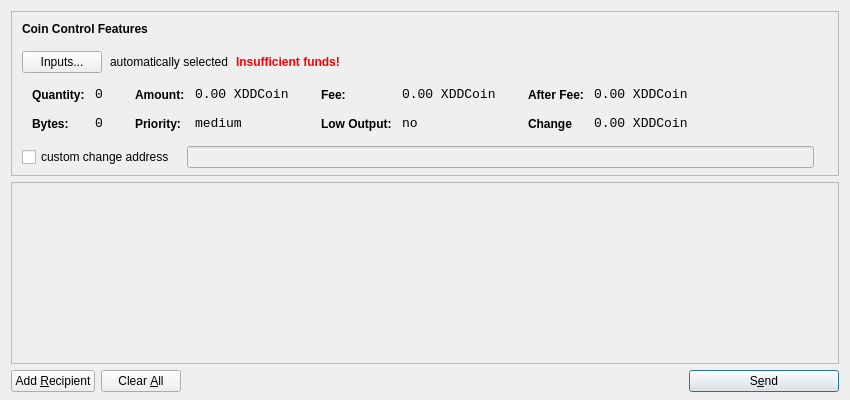
<?xml version="1.0" encoding="UTF-8"?>
<ui version="4.0">
 <class>SendCoinsDialog</class>
 <widget class="QDialog" name="SendCoinsDialog">
  <property name="geometry">
   <rect>
    <x>0</x>
    <y>0</y>
    <width>850</width>
    <height>400</height>
   </rect>
  </property>
  <property name="windowTitle">
   <string>Send Coins</string>
  </property>
  <layout class="QVBoxLayout" name="verticalLayout" stretch="0,1,0">
   <property name="bottomMargin">
    <number>8</number>
   </property>
   <item>
    <widget class="QFrame" name="frameCoinControl">
     <property name="sizePolicy">
      <sizepolicy hsizetype="Expanding" vsizetype="Expanding">
       <horstretch>0</horstretch>
       <verstretch>0</verstretch>
      </sizepolicy>
     </property>
     <property name="maximumSize">
      <size>
       <width>16777215</width>
       <height>16777215</height>
      </size>
     </property>
     <property name="frameShape">
      <enum>QFrame::StyledPanel</enum>
     </property>
     <property name="frameShadow">
      <enum>QFrame::Sunken</enum>
     </property>
     <layout class="QVBoxLayout" name="verticalLayoutCoinControl2">
      <property name="spacing">
       <number>6</number>
      </property>
      <property name="leftMargin">
       <number>0</number>
      </property>
      <property name="topMargin">
       <number>0</number>
      </property>
      <property name="rightMargin">
       <number>0</number>
      </property>
      <property name="bottomMargin">
       <number>6</number>
      </property>
      <item>
       <layout class="QVBoxLayout" name="verticalLayoutCoinControl" stretch="0,0,0,0,1">
        <property name="spacing">
         <number>0</number>
        </property>
        <property name="leftMargin">
         <number>10</number>
        </property>
        <property name="topMargin">
         <number>10</number>
        </property>
        <item>
         <layout class="QHBoxLayout" name="horizontalLayoutCoinControl1">
          <property name="bottomMargin">
           <number>15</number>
          </property>
          <item>
           <widget class="QLabel" name="labelCoinControlFeatures">
            <property name="sizePolicy">
             <sizepolicy hsizetype="Preferred" vsizetype="Maximum">
              <horstretch>0</horstretch>
              <verstretch>0</verstretch>
             </sizepolicy>
            </property>
            <property name="font">
             <font>
              <weight>75</weight>
              <bold>true</bold>
             </font>
            </property>
            <property name="styleSheet">
             <string notr="true">font-weight:bold;</string>
            </property>
            <property name="text">
             <string>Coin Control Features</string>
            </property>
           </widget>
          </item>
         </layout>
        </item>
        <item>
         <layout class="QHBoxLayout" name="horizontalLayoutCoinControl2" stretch="0,0,0,0">
          <property name="spacing">
           <number>8</number>
          </property>
          <property name="bottomMargin">
           <number>10</number>
          </property>
          <item>
           <widget class="QPushButton" name="pushButtonCoinControl">
            <property name="styleSheet">
             <string notr="true"/>
            </property>
            <property name="text">
             <string>Inputs...</string>
            </property>
           </widget>
          </item>
          <item>
           <widget class="QLabel" name="labelCoinControlAutomaticallySelected">
            <property name="text">
             <string>automatically selected</string>
            </property>
            <property name="margin">
             <number>5</number>
            </property>
           </widget>
          </item>
          <item>
           <widget class="QLabel" name="labelCoinControlInsuffFunds">
            <property name="font">
             <font>
              <weight>75</weight>
              <bold>true</bold>
             </font>
            </property>
            <property name="styleSheet">
             <string notr="true">color:red;font-weight:bold;</string>
            </property>
            <property name="text">
             <string>Insufficient funds!</string>
            </property>
            <property name="margin">
             <number>5</number>
            </property>
           </widget>
          </item>
          <item>
           <spacer name="horizontalSpacerCoinControl">
            <property name="orientation">
             <enum>Qt::Horizontal</enum>
            </property>
            <property name="sizeHint" stdset="0">
             <size>
              <width>40</width>
              <height>1</height>
             </size>
            </property>
           </spacer>
          </item>
         </layout>
        </item>
        <item>
         <widget class="QWidget" name="widgetCoinControl" native="true">
          <property name="sizePolicy">
           <sizepolicy hsizetype="Preferred" vsizetype="Preferred">
            <horstretch>0</horstretch>
            <verstretch>0</verstretch>
           </sizepolicy>
          </property>
          <property name="minimumSize">
           <size>
            <width>0</width>
            <height>0</height>
           </size>
          </property>
          <property name="styleSheet">
           <string notr="true"/>
          </property>
          <layout class="QHBoxLayout" name="horizontalLayoutCoinControl5">
           <property name="margin">
            <number>0</number>
           </property>
           <item>
            <layout class="QHBoxLayout" name="horizontalLayoutCoinControl3" stretch="0,0,0,1">
             <property name="spacing">
              <number>20</number>
             </property>
             <property name="topMargin">
              <number>0</number>
             </property>
             <property name="bottomMargin">
              <number>10</number>
             </property>
             <item>
              <layout class="QFormLayout" name="formLayoutCoinControl1">
               <property name="horizontalSpacing">
                <number>10</number>
               </property>
               <property name="verticalSpacing">
                <number>14</number>
               </property>
               <property name="leftMargin">
                <number>10</number>
               </property>
               <property name="topMargin">
                <number>4</number>
               </property>
               <property name="rightMargin">
                <number>6</number>
               </property>
               <item row="0" column="0">
                <widget class="QLabel" name="labelCoinControlQuantityText">
                 <property name="styleSheet">
                  <string notr="true">font-weight:bold;</string>
                 </property>
                 <property name="text">
                  <string>Quantity:</string>
                 </property>
                 <property name="margin">
                  <number>0</number>
                 </property>
                </widget>
               </item>
               <item row="0" column="1">
                <widget class="QLabel" name="labelCoinControlQuantity">
                 <property name="font">
                  <font>
                   <family>Monospace</family>
                   <pointsize>10</pointsize>
                  </font>
                 </property>
                 <property name="cursor">
                  <cursorShape>IBeamCursor</cursorShape>
                 </property>
                 <property name="contextMenuPolicy">
                  <enum>Qt::ActionsContextMenu</enum>
                 </property>
                 <property name="text">
                  <string>0</string>
                 </property>
                 <property name="margin">
                  <number>0</number>
                 </property>
                 <property name="textInteractionFlags">
                  <set>Qt::LinksAccessibleByMouse|Qt::TextSelectableByKeyboard|Qt::TextSelectableByMouse</set>
                 </property>
                </widget>
               </item>
               <item row="1" column="0">
                <widget class="QLabel" name="labelCoinControlBytesText">
                 <property name="styleSheet">
                  <string notr="true">font-weight:bold;</string>
                 </property>
                 <property name="text">
                  <string>Bytes:</string>
                 </property>
                </widget>
               </item>
               <item row="1" column="1">
                <widget class="QLabel" name="labelCoinControlBytes">
                 <property name="font">
                  <font>
                   <family>Monospace</family>
                   <pointsize>10</pointsize>
                  </font>
                 </property>
                 <property name="cursor">
                  <cursorShape>IBeamCursor</cursorShape>
                 </property>
                 <property name="contextMenuPolicy">
                  <enum>Qt::ActionsContextMenu</enum>
                 </property>
                 <property name="text">
                  <string>0</string>
                 </property>
                 <property name="textInteractionFlags">
                  <set>Qt::LinksAccessibleByMouse|Qt::TextSelectableByKeyboard|Qt::TextSelectableByMouse</set>
                 </property>
                </widget>
               </item>
              </layout>
             </item>
             <item>
              <layout class="QFormLayout" name="formLayoutCoinControl2">
               <property name="horizontalSpacing">
                <number>10</number>
               </property>
               <property name="verticalSpacing">
                <number>14</number>
               </property>
               <property name="leftMargin">
                <number>6</number>
               </property>
               <property name="topMargin">
                <number>4</number>
               </property>
               <property name="rightMargin">
                <number>6</number>
               </property>
               <item row="0" column="0">
                <widget class="QLabel" name="labelCoinControlAmountText">
                 <property name="styleSheet">
                  <string notr="true">font-weight:bold;</string>
                 </property>
                 <property name="text">
                  <string>Amount:</string>
                 </property>
                 <property name="margin">
                  <number>0</number>
                 </property>
                </widget>
               </item>
               <item row="0" column="1">
                <widget class="QLabel" name="labelCoinControlAmount">
                 <property name="font">
                  <font>
                   <family>Monospace</family>
                   <pointsize>10</pointsize>
                  </font>
                 </property>
                 <property name="cursor">
                  <cursorShape>IBeamCursor</cursorShape>
                 </property>
                 <property name="contextMenuPolicy">
                  <enum>Qt::ActionsContextMenu</enum>
                 </property>
                 <property name="text">
                  <string>0.00 XDDCoin</string>
                 </property>
                 <property name="textInteractionFlags">
                  <set>Qt::LinksAccessibleByMouse|Qt::TextSelectableByKeyboard|Qt::TextSelectableByMouse</set>
                 </property>
                </widget>
               </item>
               <item row="1" column="0">
                <widget class="QLabel" name="labelCoinControlPriorityText">
                 <property name="styleSheet">
                  <string notr="true">font-weight:bold;</string>
                 </property>
                 <property name="text">
                  <string>Priority:</string>
                 </property>
                </widget>
               </item>
               <item row="1" column="1">
                <widget class="QLabel" name="labelCoinControlPriority">
                 <property name="font">
                  <font>
                   <family>Monospace</family>
                   <pointsize>10</pointsize>
                  </font>
                 </property>
                 <property name="cursor">
                  <cursorShape>IBeamCursor</cursorShape>
                 </property>
                 <property name="contextMenuPolicy">
                  <enum>Qt::ActionsContextMenu</enum>
                 </property>
                 <property name="text">
                  <string>medium</string>
                 </property>
                 <property name="textInteractionFlags">
                  <set>Qt::LinksAccessibleByMouse|Qt::TextSelectableByKeyboard|Qt::TextSelectableByMouse</set>
                 </property>
                </widget>
               </item>
              </layout>
             </item>
             <item>
              <layout class="QFormLayout" name="formLayoutCoinControl3">
               <property name="horizontalSpacing">
                <number>10</number>
               </property>
               <property name="verticalSpacing">
                <number>14</number>
               </property>
               <property name="leftMargin">
                <number>6</number>
               </property>
               <property name="topMargin">
                <number>4</number>
               </property>
               <property name="rightMargin">
                <number>6</number>
               </property>
               <item row="0" column="0">
                <widget class="QLabel" name="labelCoinControlFeeText">
                 <property name="styleSheet">
                  <string notr="true">font-weight:bold;</string>
                 </property>
                 <property name="text">
                  <string>Fee:</string>
                 </property>
                 <property name="margin">
                  <number>0</number>
                 </property>
                </widget>
               </item>
               <item row="0" column="1">
                <widget class="QLabel" name="labelCoinControlFee">
                 <property name="font">
                  <font>
                   <family>Monospace</family>
                   <pointsize>10</pointsize>
                  </font>
                 </property>
                 <property name="cursor">
                  <cursorShape>IBeamCursor</cursorShape>
                 </property>
                 <property name="contextMenuPolicy">
                  <enum>Qt::ActionsContextMenu</enum>
                 </property>
                 <property name="text">
                  <string>0.00 XDDCoin</string>
                 </property>
                 <property name="textInteractionFlags">
                  <set>Qt::LinksAccessibleByMouse|Qt::TextSelectableByKeyboard|Qt::TextSelectableByMouse</set>
                 </property>
                </widget>
               </item>
               <item row="1" column="0">
                <widget class="QLabel" name="labelCoinControlLowOutputText">
                 <property name="styleSheet">
                  <string notr="true">font-weight:bold;</string>
                 </property>
                 <property name="text">
                  <string>Low Output:</string>
                 </property>
                </widget>
               </item>
               <item row="1" column="1">
                <widget class="QLabel" name="labelCoinControlLowOutput">
                 <property name="font">
                  <font>
                   <family>Monospace</family>
                   <pointsize>10</pointsize>
                  </font>
                 </property>
                 <property name="cursor">
                  <cursorShape>IBeamCursor</cursorShape>
                 </property>
                 <property name="contextMenuPolicy">
                  <enum>Qt::ActionsContextMenu</enum>
                 </property>
                 <property name="text">
                  <string>no</string>
                 </property>
                 <property name="textInteractionFlags">
                  <set>Qt::LinksAccessibleByMouse|Qt::TextSelectableByKeyboard|Qt::TextSelectableByMouse</set>
                 </property>
                </widget>
               </item>
              </layout>
             </item>
             <item>
              <layout class="QFormLayout" name="formLayoutCoinControl4">
               <property name="horizontalSpacing">
                <number>10</number>
               </property>
               <property name="verticalSpacing">
                <number>14</number>
               </property>
               <property name="leftMargin">
                <number>6</number>
               </property>
               <property name="topMargin">
                <number>4</number>
               </property>
               <property name="rightMargin">
                <number>6</number>
               </property>
               <item row="0" column="0">
                <widget class="QLabel" name="labelCoinControlAfterFeeText">
                 <property name="styleSheet">
                  <string notr="true">font-weight:bold;</string>
                 </property>
                 <property name="text">
                  <string>After Fee:</string>
                 </property>
                 <property name="margin">
                  <number>0</number>
                 </property>
                </widget>
               </item>
               <item row="0" column="1">
                <widget class="QLabel" name="labelCoinControlAfterFee">
                 <property name="font">
                  <font>
                   <family>Monospace</family>
                   <pointsize>10</pointsize>
                  </font>
                 </property>
                 <property name="cursor">
                  <cursorShape>IBeamCursor</cursorShape>
                 </property>
                 <property name="contextMenuPolicy">
                  <enum>Qt::ActionsContextMenu</enum>
                 </property>
                 <property name="text">
                  <string>0.00 XDDCoin</string>
                 </property>
                 <property name="textInteractionFlags">
                  <set>Qt::LinksAccessibleByMouse|Qt::TextSelectableByKeyboard|Qt::TextSelectableByMouse</set>
                 </property>
                </widget>
               </item>
               <item row="1" column="0">
                <widget class="QLabel" name="labelCoinControlChangeText">
                 <property name="styleSheet">
                  <string notr="true">font-weight:bold;</string>
                 </property>
                 <property name="text">
                  <string>Change</string>
                 </property>
                </widget>
               </item>
               <item row="1" column="1">
                <widget class="QLabel" name="labelCoinControlChange">
                 <property name="font">
                  <font>
                   <family>Monospace</family>
                   <pointsize>10</pointsize>
                  </font>
                 </property>
                 <property name="cursor">
                  <cursorShape>IBeamCursor</cursorShape>
                 </property>
                 <property name="contextMenuPolicy">
                  <enum>Qt::ActionsContextMenu</enum>
                 </property>
                 <property name="text">
                  <string>0.00 XDDCoin</string>
                 </property>
                 <property name="textInteractionFlags">
                  <set>Qt::LinksAccessibleByMouse|Qt::TextSelectableByKeyboard|Qt::TextSelectableByMouse</set>
                 </property>
                </widget>
               </item>
              </layout>
             </item>
            </layout>
           </item>
          </layout>
         </widget>
        </item>
        <item>
         <layout class="QHBoxLayout" name="horizontalLayoutCoinControl4" stretch="0,0,0">
          <property name="spacing">
           <number>12</number>
          </property>
          <property name="sizeConstraint">
           <enum>QLayout::SetDefaultConstraint</enum>
          </property>
          <property name="topMargin">
           <number>5</number>
          </property>
          <property name="rightMargin">
           <number>5</number>
          </property>
          <item>
           <widget class="QCheckBox" name="checkBoxCoinControlChange">
            <property name="text">
             <string>custom change address</string>
            </property>
           </widget>
          </item>
          <item>
           <widget class="QLineEdit" name="lineEditCoinControlChange">
            <property name="enabled">
             <bool>false</bool>
            </property>
            <property name="sizePolicy">
             <sizepolicy hsizetype="Expanding" vsizetype="Fixed">
              <horstretch>0</horstretch>
              <verstretch>0</verstretch>
             </sizepolicy>
            </property>
           </widget>
          </item>
          <item>
           <widget class="QLabel" name="labelCoinControlChangeLabel">
            <property name="sizePolicy">
             <sizepolicy hsizetype="Preferred" vsizetype="Expanding">
              <horstretch>0</horstretch>
              <verstretch>0</verstretch>
             </sizepolicy>
            </property>
            <property name="minimumSize">
             <size>
              <width>0</width>
              <height>0</height>
             </size>
            </property>
            <property name="text">
             <string/>
            </property>
            <property name="margin">
             <number>3</number>
            </property>
           </widget>
          </item>
         </layout>
        </item>
        <item>
         <spacer name="verticalSpacerCoinControl">
          <property name="orientation">
           <enum>Qt::Vertical</enum>
          </property>
          <property name="sizeHint" stdset="0">
           <size>
            <width>800</width>
            <height>1</height>
           </size>
          </property>
         </spacer>
        </item>
       </layout>
      </item>
     </layout>
    </widget>
   </item>
   <item>
    <widget class="QScrollArea" name="scrollArea">
     <property name="widgetResizable">
      <bool>true</bool>
     </property>
     <widget class="QWidget" name="scrollAreaWidgetContents">
      <property name="geometry">
       <rect>
        <x>0</x>
        <y>0</y>
        <width>830</width>
        <height>156</height>
       </rect>
      </property>
      <layout class="QVBoxLayout" name="verticalLayout_2">
       <property name="margin">
        <number>0</number>
       </property>
       <item>
        <layout class="QVBoxLayout" name="entries">
         <property name="spacing">
          <number>6</number>
         </property>
        </layout>
       </item>
       <item>
        <spacer name="verticalSpacer">
         <property name="orientation">
          <enum>Qt::Vertical</enum>
         </property>
         <property name="sizeHint" stdset="0">
          <size>
           <width>20</width>
           <height>40</height>
          </size>
         </property>
        </spacer>
       </item>
      </layout>
     </widget>
    </widget>
   </item>
   <item>
    <layout class="QHBoxLayout" name="horizontalLayout">
     <item>
      <widget class="QPushButton" name="addButton">
       <property name="toolTip">
        <string>Send to multiple recipients at once</string>
       </property>
       <property name="text">
        <string>Add &amp;Recipient</string>
       </property>
       <property name="icon">
        <iconset resource="../bitcoin.qrc">
         <normaloff>:/icons/add</normaloff>:/icons/add</iconset>
       </property>
       <property name="autoDefault">
        <bool>false</bool>
       </property>
      </widget>
     </item>
     <item>
      <widget class="QPushButton" name="clearButton">
       <property name="sizePolicy">
        <sizepolicy hsizetype="Minimum" vsizetype="Fixed">
         <horstretch>0</horstretch>
         <verstretch>0</verstretch>
        </sizepolicy>
       </property>
       <property name="toolTip">
        <string>Remove all transaction fields</string>
       </property>
       <property name="text">
        <string>Clear &amp;All</string>
       </property>
       <property name="icon">
        <iconset resource="../bitcoin.qrc">
         <normaloff>:/icons/remove</normaloff>:/icons/remove</iconset>
       </property>
       <property name="autoRepeatDelay">
        <number>300</number>
       </property>
       <property name="autoDefault">
        <bool>false</bool>
       </property>
      </widget>
     </item>
     <item>
      <layout class="QHBoxLayout" name="horizontalLayout_2">
       <property name="spacing">
        <number>3</number>
       </property>
       <item>
        <widget class="QLabel" name="label">
         <property name="sizePolicy">
          <sizepolicy hsizetype="Preferred" vsizetype="Fixed">
           <horstretch>0</horstretch>
           <verstretch>0</verstretch>
          </sizepolicy>
         </property>
         <property name="styleSheet">
          <string notr="true">#label { color: #ededed; }</string>
         </property>
         <property name="text">
          <string>Balance:</string>
         </property>
        </widget>
       </item>
       <item>
        <widget class="QLabel" name="labelBalance">
         <property name="sizePolicy">
          <sizepolicy hsizetype="Preferred" vsizetype="Fixed">
           <horstretch>0</horstretch>
           <verstretch>0</verstretch>
          </sizepolicy>
         </property>
         <property name="cursor">
          <cursorShape>IBeamCursor</cursorShape>
         </property>
         <property name="styleSheet">
          <string notr="true">#labelBalance { color: #ededed; }</string>
         </property>
         <property name="text">
          <string>123.456 XDDCoin</string>
         </property>
         <property name="textInteractionFlags">
          <set>Qt::LinksAccessibleByMouse|Qt::TextSelectableByKeyboard|Qt::TextSelectableByMouse</set>
         </property>
        </widget>
       </item>
      </layout>
     </item>
     <item>
      <spacer name="horizontalSpacer">
       <property name="orientation">
        <enum>Qt::Horizontal</enum>
       </property>
       <property name="sizeHint" stdset="0">
        <size>
         <width>40</width>
         <height>20</height>
        </size>
       </property>
      </spacer>
     </item>
     <item>
      <widget class="QPushButton" name="sendButton">
       <property name="minimumSize">
        <size>
         <width>150</width>
         <height>0</height>
        </size>
       </property>
       <property name="toolTip">
        <string>Confirm the send action</string>
       </property>
       <property name="text">
        <string>S&amp;end</string>
       </property>
       <property name="icon">
        <iconset resource="../bitcoin.qrc">
         <normaloff>:/icons/send</normaloff>:/icons/send</iconset>
       </property>
       <property name="default">
        <bool>true</bool>
       </property>
      </widget>
     </item>
    </layout>
   </item>
  </layout>
 </widget>
 <resources>
  <include location="../bitcoin.qrc"/>
 </resources>
 <connections/>
</ui>
